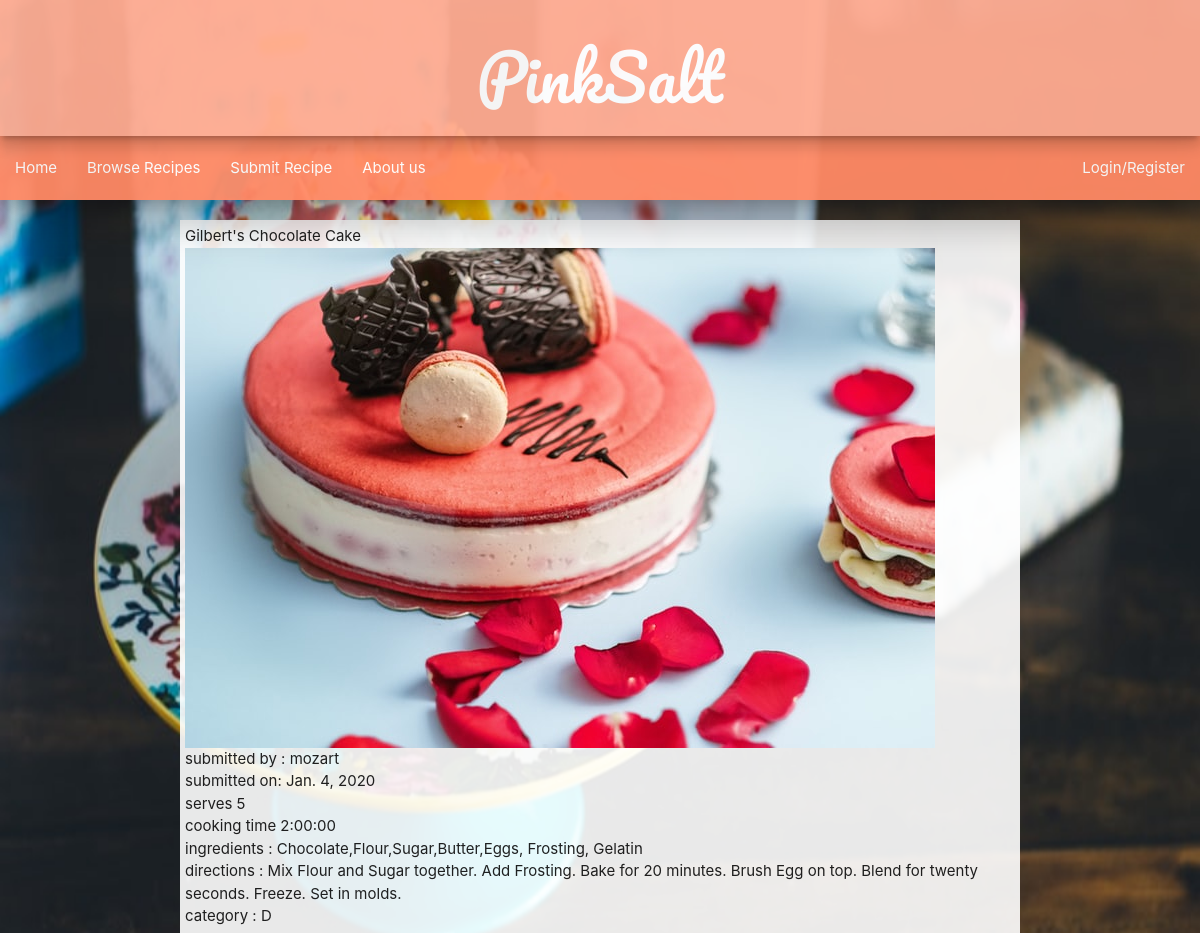
The app's page /recipe/browse/2 with its own data.
### recipes/models.py (models this page shows, shortened)
class Recipe(models.Model):
	title=models.CharField(max_length=100)
	date=models.DateField(auto_now_add=True)
	time=models.DurationField('Cooking Time')
	serves=models.BigIntegerField('Serves')
	ingredients=models.TextField('Ingredients')
	directions=models.TextField('Cooking Directions')
	category=models.CharField(max_length=40,choices=CATEGORY)
	coverimage=models.ImageField(upload_to='coverimages/')
	user=models.ForeignKey(User,blank=True,null=True,on_delete=models.CASCADE)

### recipes/views.py (the view)
# urls.py: path('browse/<int:pk>',RecipeDetail.as_view(),name='recipe-detail'),
class RecipeDetail(DetailView):
	model=Recipe
	context_object_name='recipe'

### recipes/templates/recipes/recipe_detail.html
{% extends "base.html" %}
{% block content %}
<div class="container sitecontent">
<div class="recipetitle">{{recipe.title}}</div>
<div class="coverimage"><img src="{{recipe.coverimage.url}}"</div>
<div class="user">submitted by : {{recipe.user}}</div>
<div class="date">submitted on: {{recipe.date}}</div>
<div class="serves">serves {{recipe.serves}}</div>
<div class="time">cooking time {{recipe.time}}</div>
<div class="ingredients">ingredients : {{recipe.ingredients}}</div>
<div class="directions">directions : {{recipe.directions}}</div>
<div class="category">category : {{recipe.category}}</div>
</div>
{% endblock content %}

### pink_salt_site/static/style.css (style rules this page uses)
.container { position:relative; z-index: 1; background-color: rgba(255,255,255, 0.9); padding:20px; }
.sitecontent { padding:5px; }

### records on screen
Recipe: title "Gilbert's Chocolate Cake", coverimage (picture), user "mozart", date "Jan. 4, 2020", serves "5", time "2:00:00", ingredients "Chocolate,Flour,Sugar,Butter,Eggs, Frosting, Gelatin", directions "Mix Flour and Sugar together. Add Frosting. Bake for 20 minutes. Brush Egg on top. Blend for twenty seconds. Freeze. Set in molds.", category "D"
